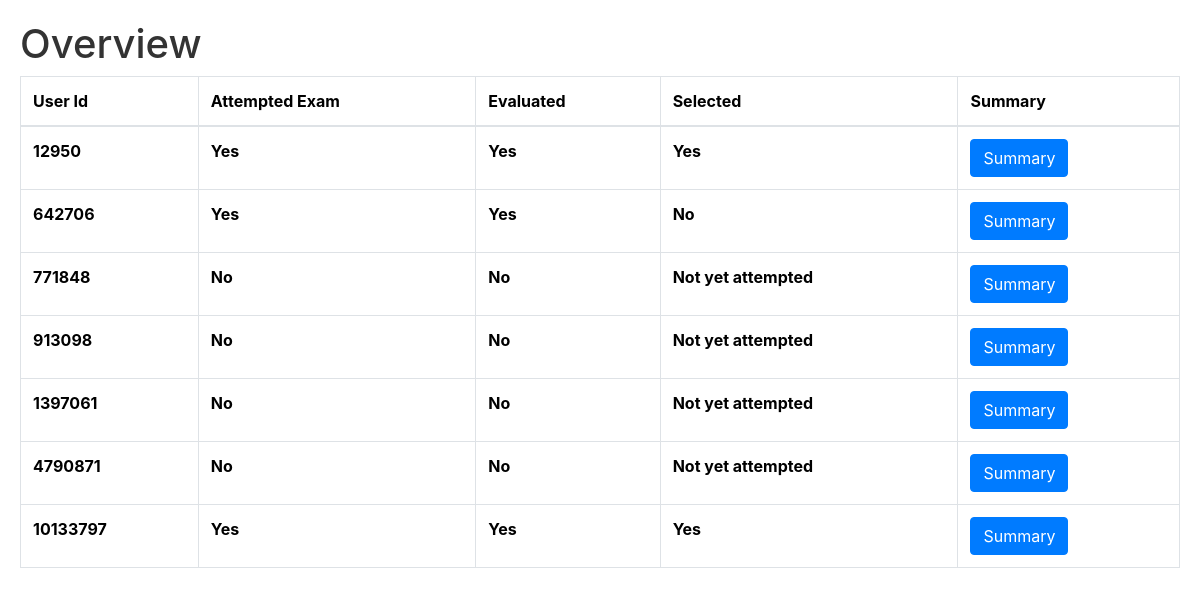
The page /overview on the database its author committed.
### app.py (models this page shows)
class SelectedCandidate(db.Model):
    id = db.Column(db.Integer, primary_key=True)
    user_id = db.Column(db.Integer, nullable=False)
    attempted = db.Column(db.Boolean, default=False)
    selected = db.Column(db.Boolean, default=False)
    created_at = db.Column(db.DateTime(timezone=True), default=db.func.now())

### app.py (the view)
@app.route('/overview')
def overview():
    sc = SelectedCandidate.query.all()
    sc_list = []
    for s in sc:
        selected = ('Yes' if s.selected else 'No') if s.attempted else 'Not yet attempted'
        feedback = Feedback.query.filter_by(user_id=s.user_id).first()
        sc_list.append({
            'user_id': s.user_id,
            'attempted': 'Yes' if s.attempted else 'No',
            'selected': selected,
            'evaluated': 'Yes' if feedback else 'No',
            'Link Expired': 'Yes' if (datetime.now() - s.created_at).seconds > 86400 else 'No'
        })
    return render_template('overview.html', selected_candidates=sc_list)

### templates/overview.html (shortened to what this page needs)
<!DOCTYPE html>
<html lang="en">
<head>
    <link rel="stylesheet" href="{{ url_for('static', filename='dashboard.css') }}">
    <link rel="stylesheet" href="https://stackpath.bootstrapcdn.com/bootstrap/4.5.2/css/bootstrap.min.css">
</head>
<body>
    <h1>Overview</h1>
    <table class="table table-bordered" style="color:black;" id = "overviewTable">
        <thead>
            <tr>
                <th>User Id</th>
                <th>Attempted Exam</th>
                <th>Evaluated</th>
                <th>Selected</th>
                <th>Summary</th>
            </tr>
        </thead>
        <tbody>
            {% for sc in selected_candidates %}
            <tr>
                <td>{{ sc.user_id }}</td>
                <td>{{ sc.attempted }}</td>
                <td>{{ sc.evaluated }}</td>
                <td>{{ sc.selected }}</td>
                <td>
                    <a href="/summary/{{ sc.user_id }}" class="btn btn-primary">Summary</a>
                </td>
            </tr>
            {% endfor %}
        </tbody>
    </table>
</body>
</html>

### static/dashboard.css (style rules this page uses)
body { font-family: Arial, sans-serif; background-color: #f0f2f5; margin: 0; padding: 20px; justify-content: center; align-items: center; height: 100vh; margin: 0; }
body { background-image: url('https://images.pexels.com/photos/3694711/pexels-photo-3694711.jpeg?cs=srgb&dl=pexels-mitchell-luo-3694711.jpg&fm=jpg&_gl=1*1892214*_ga*MzA3ODEzODY5LjE3MDk1NzAyMDI.*_ga_8JE65Q40S6*MTcxMDA3MTc2Ni4zLjEuMTcxMDA3MjIyNy4wLjAuMA..'); background-size: cover; background-position: center; margin: 0; font-family: Arial, sans-serif; opacity: 1; font-weight: bold; }
h1 { color: #333; margin-bottom: 20px; }
a { color: #a78b6c; text-decoration: none; }
#overviewTable { font-weight: bolder; }

### rows shown on the page
SelectedCandidate: user_id "12950", attempted "Yes", evaluated "Yes", selected "Yes"
SelectedCandidate: user_id "642706", attempted "Yes", evaluated "Yes", selected "No"
SelectedCandidate: user_id "771848", attempted "No", evaluated "No", selected "Not yet attempted"
SelectedCandidate: user_id "913098", attempted "No", evaluated "No", selected "Not yet attempted"
SelectedCandidate: user_id "1397061", attempted "No", evaluated "No", selected "Not yet attempted"
SelectedCandidate: user_id "4790871", attempted "No", evaluated "No", selected "Not yet attempted"
SelectedCandidate: user_id "10133797", attempted "Yes", evaluated "Yes", selected "Yes"
